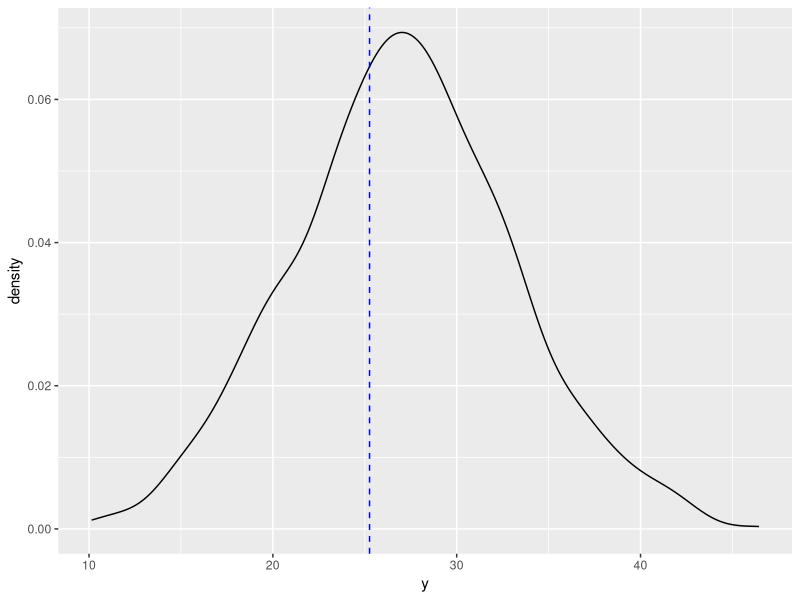

The R script that drew this image:
## ---- chunk 1
knitr::opts_chunk$set(echo = TRUE)
## ---- chunk 2
# An addition
5 + 5
## ---- chunk 3
# A subtraction
5 - 5 
## ---- chunk 4
# A multiplication
3 * 5
## ---- chunk 5
# A division
(5 + 5) / 2
## ---- chunk 6
2 ^ 8
## ---- chunk 7
a <- 4
## ---- chunk 8
# Assign the value 42 to x
x <- 42

# Print out the value of the variable x
x
## ---- chunk 9
y <- vector()
y
## ---- chunk 10
# assign your weight to variable my_weight
my_weight <- 73
## ---- chunk 11
# type: my_weight
my_weight
## ---- chunk 12
# create variable my_height with your height in meters
my_height <- 1.7
## ---- chunk 13
my_weight / my_height ^ 2
## ---- chunk 14
my_bmi <- my_weight / my_height ^ 2
my_bmi
## ---- chunk 15
# Mean BMI in Estonia in 40-44 age group is 27.0 for males and 26.5 females. Sd is ~ 6
mean_bmi <- 27
sd_bmi <-  6
# prob. of smaller values
pnorm(my_bmi, mean_bmi, sd_bmi)
# prob. of larger values
pnorm(my_bmi, mean_bmi, sd_bmi, lower.tail = FALSE)
## ---- chunk 16
library(tidyverse)
set.seed(123)
df <- data_frame(y = rnorm(1000, mean_bmi, sd_bmi))
ggplot(data = df) +
  geom_density(mapping = aes(y)) +
  geom_vline(xintercept = my_bmi, linetype = "dashed", color = "blue")
## ---- chunk 17
TRUE + TRUE
FALSE + TRUE
T + F
## ---- chunk 18
# Change my_numeric to be 42
my_numeric <- 42

# Change my_character to be "universe"
my_character <- "universe"
z <- 'and everything'
v <- '"universe" and everything'

# Change my_logical to be FALSE
my_logical <- FALSE
## ---- chunk 19
pi
## ---- chunk 20
# Declare variables of different types
my_numeric <- 42
my_character <- "universe"
my_logical <- FALSE 

# Check class of my_numeric
class(my_numeric)

# Check class of my_character
class(my_character)

# Check class of my_logical
class(my_logical)
## ---- chunk 21
c(1, "a")
c(T, 1)
c(F, "a")
## ---- chunk 22
v <- 1:10
v
class(v)
## ---- chunk 23
letters
LETTERS
## ---- chunk 24
month.abb
## ---- chunk 25
f <- rnorm(1000)
mean(f)
sd(f)
## ---- chunk 26
fm <- matrix(f, ncol = 4)
## ---- chunk 27
df <- data.frame(months = month.abb, values = rnorm(12))
## ---- chunk 28
df[5, 1]
## ---- chunk 29
mylist <- list(df, fm, f)
